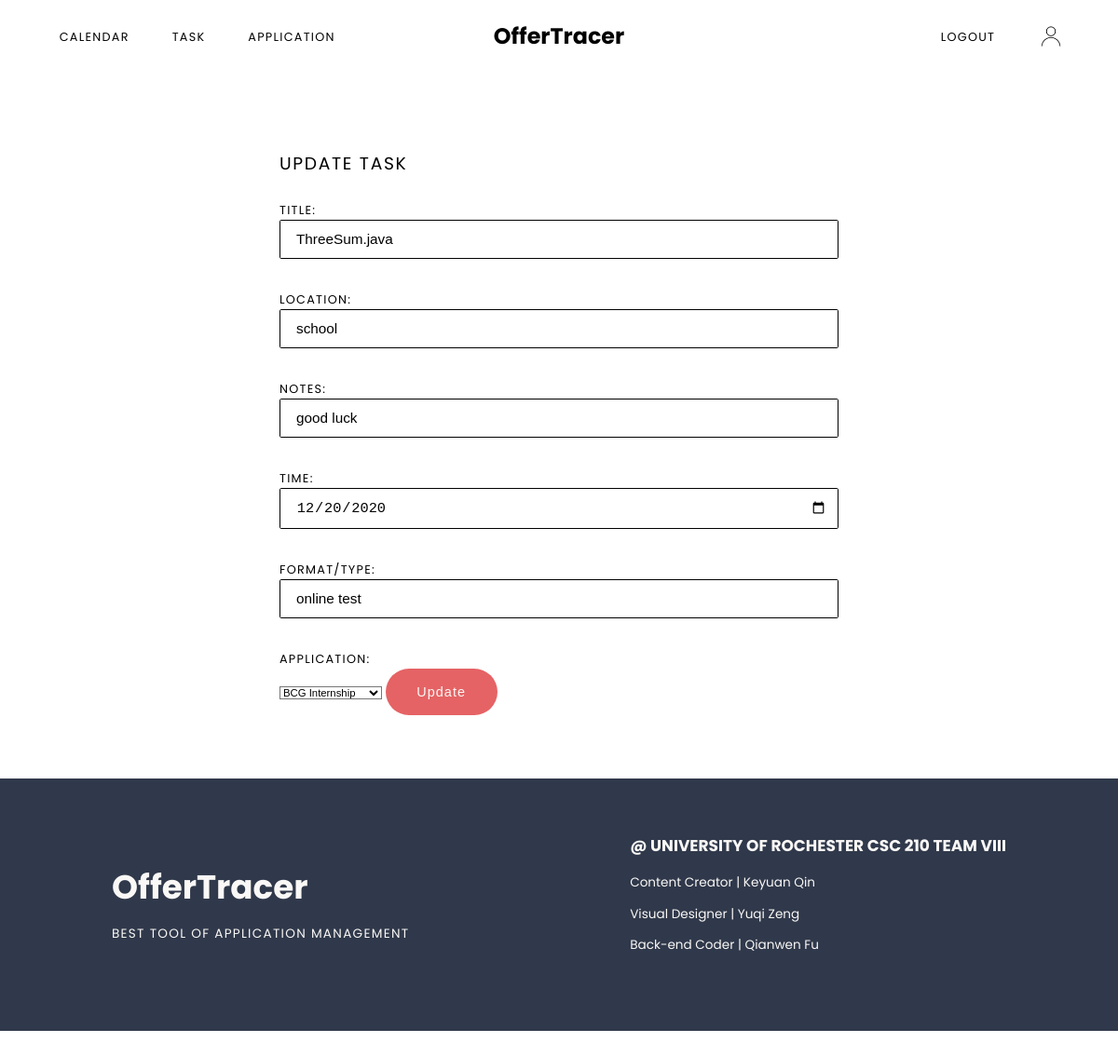
The app's page /assessment_update/2 (signed in) with its own data.
### models.py (models this page shows, shortened)
class Assessment(db.Model): #interview or online assessment
	id = db.Column(db.Integer, primary_key=True)
	title = db.Column(db.String(100), nullable=False) #name of this interview E.G. 1st-round interview
	time = db.Column(db.DateTime, nullable=False) #scheduled time of this interview
	place = db.Column(db.Text) #location where the interview takes place E.G. physical address/online zoom room link and passcode
	iFormat = db.Column(db.String(100)) #online assessment/interview/group interview...
	notes = db.Column(db.String(100)) #any notes about this assessment
	complete = db.Column(db.Boolean(False), nullable=False)
	job_id = db.Column(db.Integer, db.ForeignKey('job.id'))
	user_id = db.Column(db.Integer, db.ForeignKey('user.id'))

### main.py (the view, shortened to what this page needs)
@main.route('/assessment_update/<int:assessment_id>', methods=['GET','POST'])
@login_required
def assessment_update(assessment_id):
	jobs = Job.query.filter_by(user_id=current_user.id)
	assessment = Assessment.query.get_or_404(assessment_id)
	return render_template('update_assessment.html', jobs=jobs, assessment=assessment)

### app.py (called while the page is built)
@login_manager.user_loader
def load_user(user_id):
	return User.query.get(int(user_id))

### templates/update_assessment.html (shortened to what this page needs)
{% extends "baseLogged.html" %}
{% block content %}
<div class="sectionContainer">
	<form method="POST" action="" class="content containAlignCenter loginContent">
		<h2>Update Task</h2>
		<label for="title">Title: </label><br><input type="text" name="title" id="title" class="inputNormal" value="{{assessment.title}}" required><br>
		<label for="place">Location: </label><br><input type="text" name="place" id="place" class="inputNormal" value="{{assessment.place}}"><br>
		<label for="notes">Notes: </label><br><input type="text" name="notes" id="notes" class="inputNormal" value="{{assessment.notes}}"><br>
		<label for="time">Time: </label><br><input type="date" name="time" id="time" class="inputNormal" value="{{assessment.time.date()}}" required><br>
		<label for="iFormat">Format/Type:</label><br><input type="text" name="iFormat" id="iFormat" class="inputNormal" value="{{assessment.iFormat}}"><br>
		<label for="job">Application: </label><br>
		<select name="job" id="job">
		{% for job in jobs %}
  			<option value="{{job.id}}">{{job.program}}</option>
		{% endfor %}
		</select>
		<input type="submit" value="Update" class="submit updateSave" id="submit">
	</form>
</div>
{% endblock %}

### static/css/styles.css (style rules this page uses)
html, body, .container { margin: 0; height: 100%; }
.sectionContainer { margin: 0 auto; width: 100%; align-self: center; display: flex; flex-wrap: wrap; justify-content: center; }
.content { height: auto; max-width: 80%; font-family: 'Poppins', sans-serif; display: flex; align-items: center; }
.containAlignCenter { margin: 0 auto; align-self: center; display: flex; flex-wrap: wrap; justify-content: center; }
@media (max-width: 1350px) { html { zoom: 90%; } }
@media (max-width: 1250px) { html { zoom: 85%; } }

### static/css/calendar.css (style rules this page uses)
*, *:before, *:after { -moz-box-sizing: border-box; -webkit-box-sizing: border-box; box-sizing: border-box; }

### static/css/update.css (style rules this page uses)
.loginContent { width: 50%; display: block; padding-bottom: 80px; margin-top: 80px; }
.loginContent h2 { font-size: 22px; text-transform: uppercase; font-weight: normal; letter-spacing: 2px; margin-bottom: 30px; }
.loginContent label { font-size: 15px; text-transform: uppercase; letter-spacing: 1.5px; font-weight: normal; }
.inputNormal { font-size: 18px; font-weight: normal; margin-bottom: 40px; width: 100%; padding: 13px; padding-left: 20px; outline: none; border: 1px solid black; border-radius: 2px; }
.updateSave { border: none; outline: none; color: #faf8f6; background-color: #e56365; border-radius: 30px; font-size: 17px; letter-spacing: 1.2px; padding-left: 30px; padding-right: 30px; padding-top: 20px; padding-bottom: 20px; width: 20%; }

### records on screen
Assessment: title "ThreeSum.java", place "school", notes "good luck", time "12/20/2020", iFormat "online test"

### other values on screen
form field job "BCG Internship"
